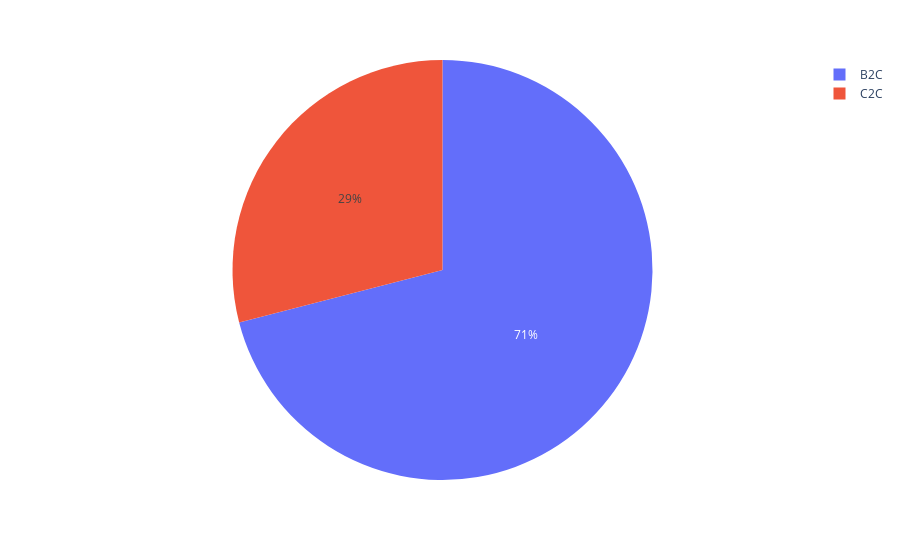

Notebook cell for this chart:
### Code cell
fig= px.pie(df_ebay, values= df_ebay['b2c_c2c'].value_counts(), names=df_ebay['b2c_c2c'].unique())

fig.show()

### Figure 1 — Plotly figure (JSON) as saved in the notebook; plotly's stock layout.template omitted (floating-point values rounded to 4 significant figures)
{"data": [{"domain": {"x": [0, 1], "y": [0, 1]}, "hovertemplate": "label=%{label}<br>value=%{value}<extra></extra>", "labels": ["B2C", "C2C"], "legendgroup": "", "name": "", "showlegend": true, "type": "pie", "values": [212946, 87054]}], "layout": {"legend": {"tracegroupgap": 0}, "margin": {"t": 60}}}
